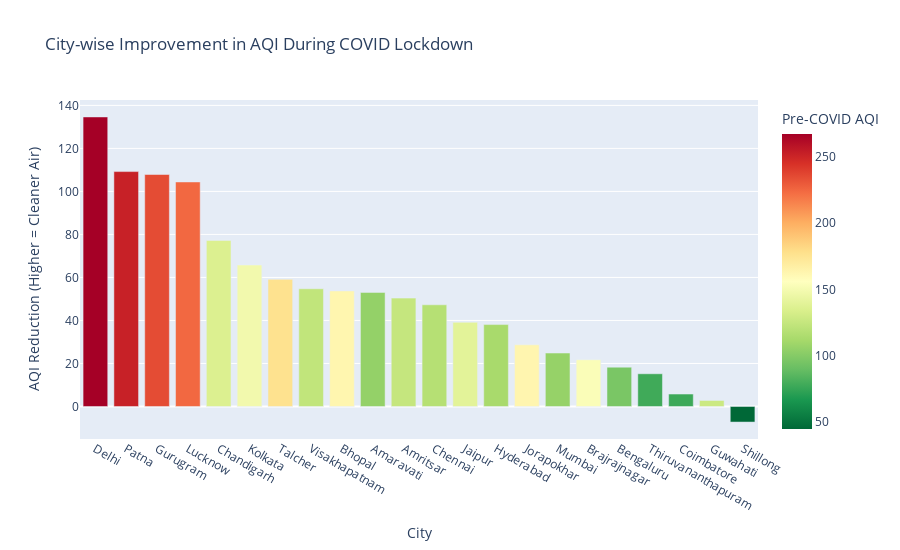

Notebook code for this chart:
### Code cell
fig = px.bar(
    city_change,
    x="City",
    y="aqi_drop",
    color="aqi_pre",
    color_continuous_scale="RdYlGn_r",
    labels={
        "aqi_drop": "AQI Improvement During Lockdown",
        "aqi_pre": "Pre-COVID Average AQI"
    },
    title="City-wise Improvement in AQI During COVID Lockdown"
)

fig.update_layout(
    height=550,
    xaxis_title="City",
    yaxis_title="AQI Reduction (Higher = Cleaner Air)",
    coloraxis_colorbar=dict(title="Pre-COVID AQI"),
    hovermode="x unified"
)

fig.show()

### Figure 1 — Plotly figure (JSON) as saved in the notebook; plotly's stock layout.template omitted (floating-point values rounded to 4 significant figures)
{"data": [{"hovertemplate": "City=%{x}<br>AQI Improvement During Lockdown=%{y}<br>Pre-COVID Average AQI=%{marker.color}<extra></extra>", "legendgroup": "", "marker": {"color": [267.3, 252.0, 234.7, 224.5, 135.5, 148.0, 176.4, 123.1, 162.6, 105.2, 124.8, 118.2, 139.4, 112.6, 163.0, 105.9, 153.0, 95.87, 77.86, 77.03, 127.6, 44.48], "coloraxis": "coloraxis", "pattern": {"shape": ""}}, "name": "", "orientation": "v", "showlegend": false, "textposition": "auto", "type": "bar", "x": ["Delhi", "Patna", "Gurugram", "Lucknow", "Chandigarh", "Kolkata", "Talcher", "Visakhapatnam", "Bhopal", "Amaravati", "Amritsar", "Chennai", "Jaipur", "Hyderabad", "Jorapokhar", "Mumbai", "Brajrajnagar", "Bengaluru", "Thiruvananthapuram", "Coimbatore", "Guwahati", "Shillong"], "xaxis": "x", "y": [134.6, 109.2, 107.9, 104.4, 77.21, 65.77, 59.12, 54.73, 53.74, 53.05, 50.39, 47.29, 39.13, 38.09, 28.66, 24.86, 21.74, 18.29, 15.21, 5.791, 2.8, -7.236], "yaxis": "y"}], "layout": {"barmode": "relative", "coloraxis": {"colorbar": {"title": {"text": "Pre-COVID AQI"}}, "colorscale": [[0, "rgb(0,104,55)"], [0.1, "rgb(26,152,80)"], [0.2, "rgb(102,189,99)"], [0.3, "rgb(166,217,106)"], [0.4, "rgb(217,239,139)"], [0.5, "rgb(255,255,191)"], [0.6, "rgb(254,224,139)"], [0.7, "rgb(253,174,97)"], [0.8, "rgb(244,109,67)"], [0.9, "rgb(215,48,39)"], [1, "rgb(165,0,38)"]]}, "height": 550, "hovermode": "x unified", "legend": {"tracegroupgap": 0}, "title": {"text": "City-wise Improvement in AQI During COVID Lockdown"}, "xaxis": {"anchor": "y", "domain": [0, 1], "title": {"text": "City"}}, "yaxis": {"anchor": "x", "domain": [0, 1], "title": {"text": "AQI Reduction (Higher = Cleaner Air)"}}}}
